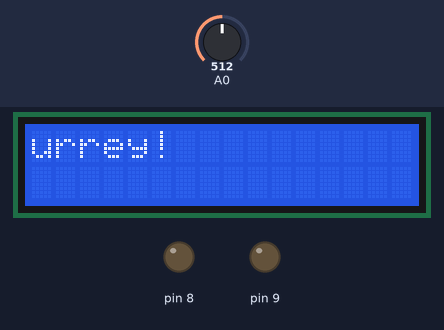
Recording of a sketch running on a simulated Arduino Uno, built with avr-gcc and run on an emulated ATmega328P. On the bench: 16×2 character LCD, output pins drawn as LEDs (lit = HIGH). Inputs (shaded band) come from the test bench; at power-on: A0 = 512.

Above: at 0.1 s.
At 1.9 s:
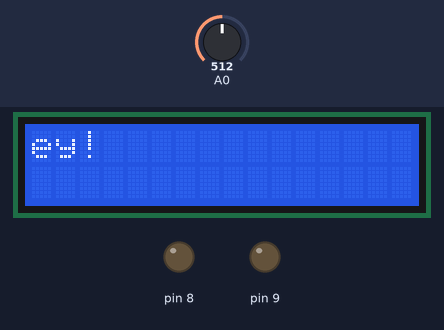
At 14.5 s:
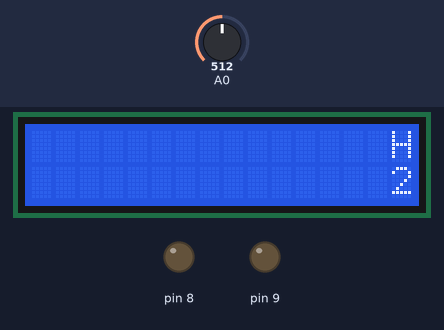
At 19.3 s:
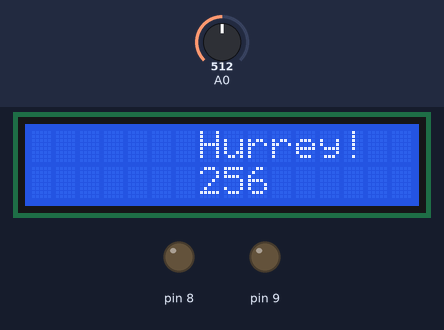
At 26.6 s:
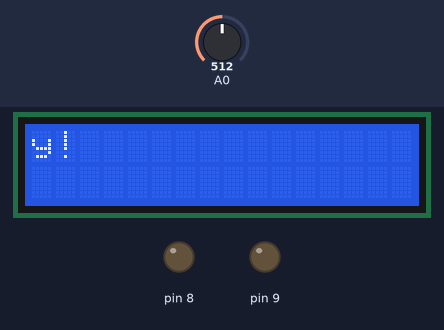
At 39.2 s:
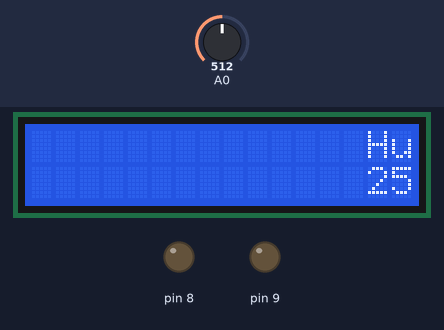

Measured:
- what the display in image 1 shows lasts 0.6 s, from 1.9 s to 2.5 s

The sketch:

lcd.ino
```cpp
#include<LiquidCrystal.h>
//LiquidCrystal lcd(rs,en,d4,d5,d6,d7);
LiquidCrystal lcd(12,11,5,4,3,2);
int temp_value;

void setup() {
  // put your setup code here, to run once:
    lcd.begin(16,2);
    pinMode(A0,INPUT);
    pinMode(8,OUTPUT);
    pinMode(9,OUTPUT);
    lcd.print("Hurrey!");
}

void loop() {
  // put your main code here, to run repeatedly:
  lcd.scrollDisplayLeft();
  delay(500);
  temp_value= analogRead(A0)/2;
  lcd.setCursor(0,1);
  lcd.print(temp_value);
  delay(100);
//  lcd.print(analogRead(A0));
//  if(analogRead(A0)<500)
//  {
//    digitalWrite(8,HIGH); //LED ON
//    delay(100);
//  }
//  else
//  {
//     digitalWrite(8,LOW); //LED OFF
//     delay(100);
//  }
//  delay(100);

//  if(analogRead(A0)<100)
//  {
//    digitalWrite(8,1);
//  }
//  else if(analogRead>100 && analogRead<300)
//  {
//     digitalWrite(8,1);
//  }
//  else
//  {
//     digitalWrite(8,0);
//  }
//  delay(100);
//
//  if(analogRead(A5)<500)  //for connection in A5
//  {
//       digitalWrite(9,0);
//       digitalWrite(8,1);
//       delay(100);
//       digitalWrite(8,0);
//       delay(100);
////  }
////  else
////  {
////
//       digitalWrite(9,1);
//       digitalWrite(8,0);
//       delay(100);
//       digitalWrite(8,1);
//       delay(100);
}
```
